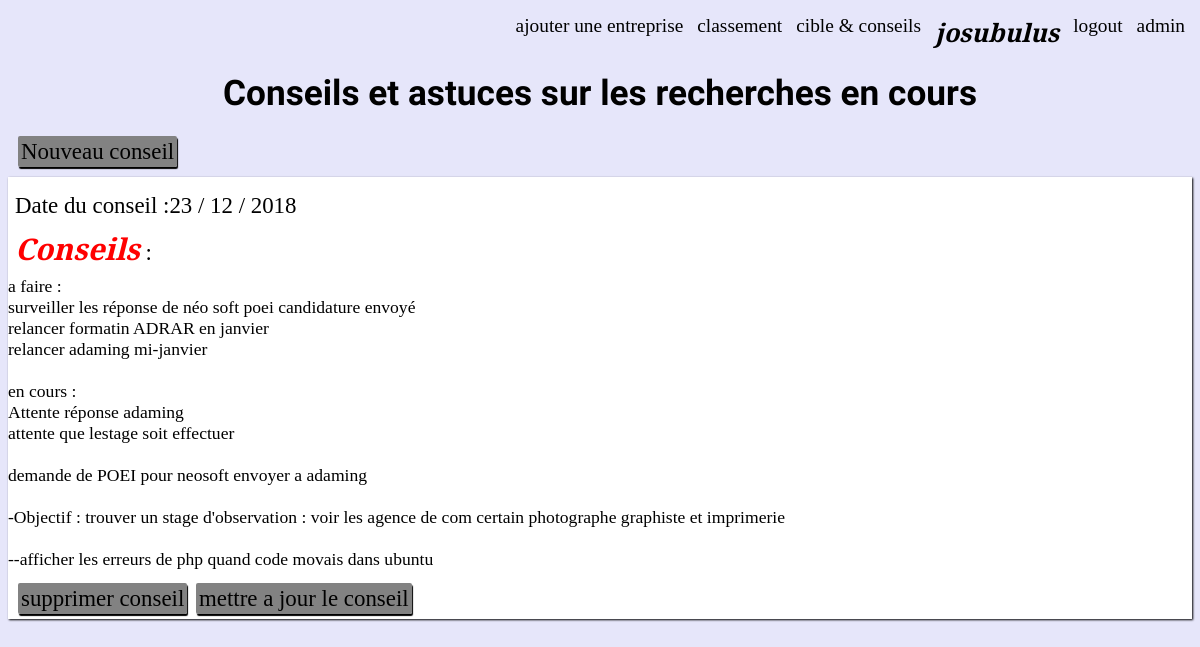
The app's page /conseils.php (signed in) with its own data.
### tables this page shows
CREATE TABLE `conseils` (
  `id` int(11) NOT NULL,
  `date_conseil` datetime DEFAULT NULL,
  `conseil` text NOT NULL,
  `id_membre` int(11) NOT NULL
);

### conseils.php (the view, shortened to what this page needs)
  <?php
if (isset($_SESSION['page']) && $_SESSION['page'] == 'login_ok')
{
 include('include/login_bdd.php');
    ?>
   <!DOCTYPE html>
   <html lang="fr" dir="ltr" />
     <head>
       <link rel="stylesheet" href="css/style.css" />
     </head>
     <body>
       <header>
         <nav>
           <?php include('include/nav.php'); ?>
         </nav>
         <h1>Conseils et astuces sur les recherches en cours</h1>
       </header>
       <section>
         <?php
             if (isset($_GET['new']) && !empty($_GET['new']) && $_GET['new']==1)
             {
             ?>
                <p> <a class="bouton_statut" href="conseils.php">Retour</a> </p>
                   <h2>Ajouter un conseil :</h2>
                   <form action="conseils_post.php" method="post">
                     <textarea name="conseil" rows="8" cols="80"></textarea>
                     <input type="submit" name="envoyer" value="envoyer" />
                   </form>
             <?php
             }
             elseif (isset($_GET['suppr']) && !empty($_GET['suppr']) && $_GET['suppr']==1 && isset($_GET['id_ok']) && !empty($_GET['id_ok']))
             {
               ?>
               <p> <a class="bouton_statut" href="conseils.php">Retour</a> </p>
               <p> <a class="bouton_statut"  href="conseils_post.php?id_suppr=<?php echo '' . intval($_GET['id_ok']) . ''; ?>">supprimer le conseil </a> </p>
               <?php
             }
             else
              {
                 ?>
                 <p> <a class="bouton_statut" href="conseils.php?new=1">Nouveau conseil</a> </p>
                     <div class="box_de_tris">
                       <?php
                           $req=$bdd->prepare('SELECT id,DATE_FORMAT(date_conseil,"%d / %m / %Y")AS conseil_date,conseil,id_membre FROM conseils WHERE id_membre=:id_membre ORDER BY date_conseil DESC');
                           $req->execute(array('id_membre'=>$_SESSION['id_membre']));
                             while ($conseils = $req->fetch())
                             {
                                 ?>
                                 <p>
                                     <p>Date du conseil :<?php echo $conseils['conseil_date']; ?></p>
                                    <p> <em>Conseils</em> :</p>
                                   <?php echo '' . nl2br(htmlspecialchars($conseils['conseil'])) . ''; ?>
                                 </p>
                                 <p> <a class="bouton_statut"  href="conseils.php?suppr=1&amp;id_ok=<?php echo '' . $conseils['id'] . ''; ?>">supprimer conseil</a>
                                  <a class="bouton_statut"  href="conseils.php?update=1&amp;id_ok=<?php echo '' . $conseils['id'] . ''; ?>">mettre a jour le conseil</a> </p>
                 <?php
                       }
                     }
                    ?>
                 </div>
       </section>
     </body>
   </html>
<?php
}
else {
  header('location:inscription.php');
}
?>

### css/style.css (style rules this page uses)
body { background-color: rgb(230,230,250); font-family: 'EB Garamond'; font-size: 1.1em; }
h1 { text-align: center; font-family: 'Hind Siliguri', sans-serif; }
em { color: red; font-size:1.3em; font-weight:bold; }
p { font-size: 1.3em; padding: 2px; margin: 5px; }
a { color:black; text-decoration: none; }
.bouton_statut { border:1px rgba(0,0,0,0) solid; border-radius: 2px; padding: 2px; margin:auto; margin-left: 3px; background-color: rgb(130,130,130); box-shadow: 1px 2px 1px black; text-decoration: none; color: black; }
.box_de_tris { background-color: rgb(255,255,255); width:100%; height:80%; margin-top:10px; overflow: auto; box-shadow: 1px 1px 2px black; }

### records on screen
conseils: conseil_date "23 / 12 / 2018", conseil "a faire : surveiller les réponse de néo soft poei candidature envoyé relancer formatin ADRAR en janvier relancer adaming mi-janvier en cours : Attente réponse adaming attente que lestage soit effectuer demande de POEI pour neosoft envoyer a adaming -Objectif : trouver un stage d'observation : voir les agence de com certain photographe graphiste et imprimerie --afficher les erreurs de php quand code movais dans ubuntu"

### other values on screen
$_SESSION['pseudo_membre'] "josubulus"
